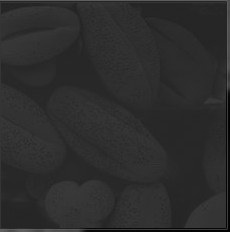
#> input picture Ödev1/Images/img_6.jpg, 230 x 232 px
$ python HistogramGerme.py
#> lines starting #> are read from the running program, lines starting #| are printed output that depends on the picture
#> further down, foto is the input picture: shape (232, 230); min 0, max 101, mean 45.1
import cv2
import numpy as np
import matplotlib.pyplot as plt

def histogramGerme(foto):
    yeni_max = 255
    yeni_min = 0
    old_max = np.max(foto)
#> old_max = 101
    old_min = np.min(foto)
#> old_min = 0
    s = (((yeni_max-yeni_min)/(old_max-old_min))*(foto-old_min)) + yeni_min
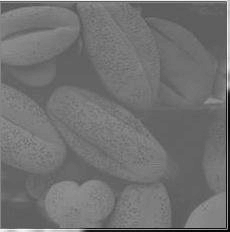
#> s: shape (232, 230) float64; min 0, max 255, mean 113.9
    return s

foto = cv2.imread("./Images/img_6.jpg",0)
yeni_foto = histogramGerme(foto)
plt.imshow(np.hstack((foto,yeni_foto)),cmap="gray")
plt.show()
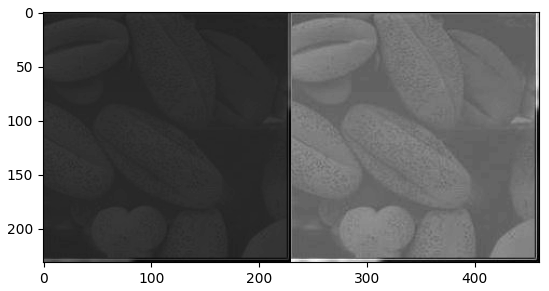
#> figure drawn by matplotlib, 1 panel

$ run again, with Ödev1/Images/img_2.jpg copied over Ödev1/Images/img_6.jpg
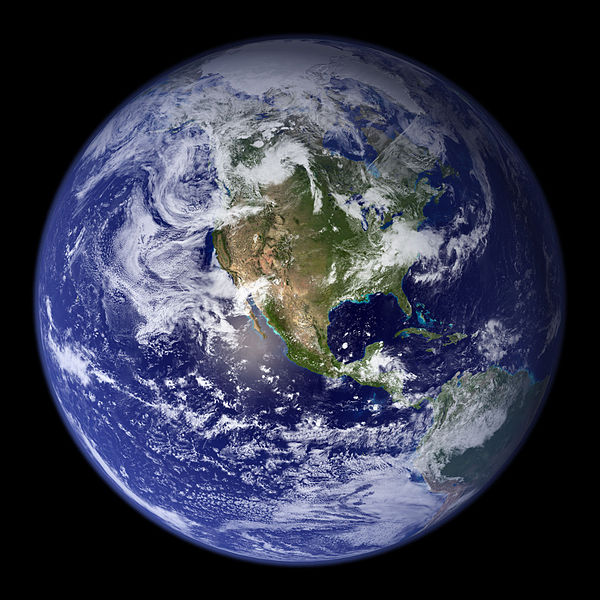
#> input picture Ödev1/Images/img_2.jpg, 600 x 600 px
#> `foto = cv2.imread("./Images/img_6.jpg",0)`:
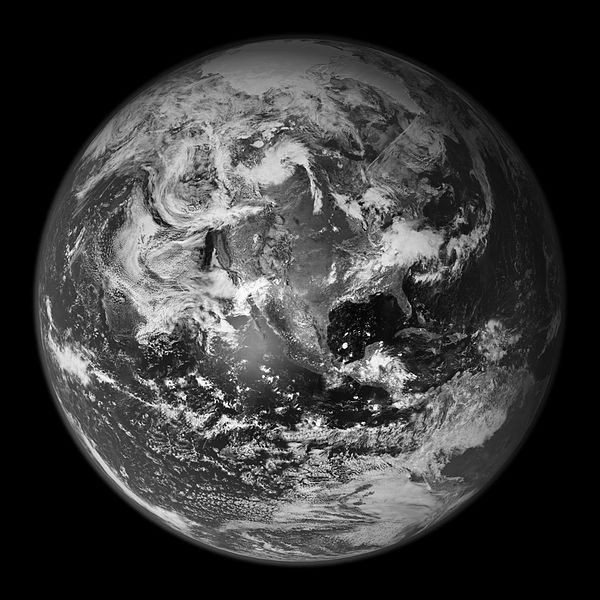
#> foto: shape (600, 600); min 0, max 255, mean 59
#> old_max = 255
#> old_min = 0
#> `plt.show()`:
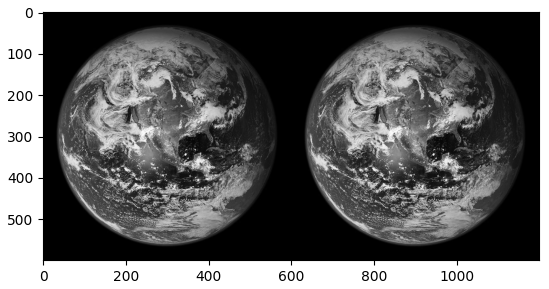
#> figure drawn by matplotlib, 1 panel

$ run again, with Ödev1/Images/img_3.jpg copied over Ödev1/Images/img_6.jpg
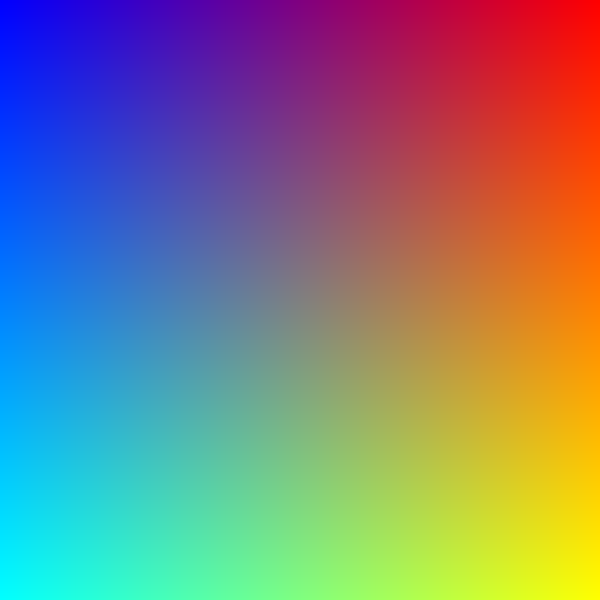
#> input picture Ödev1/Images/img_3.jpg, 600 x 600 px
#> `foto = cv2.imread("./Images/img_6.jpg",0)`:
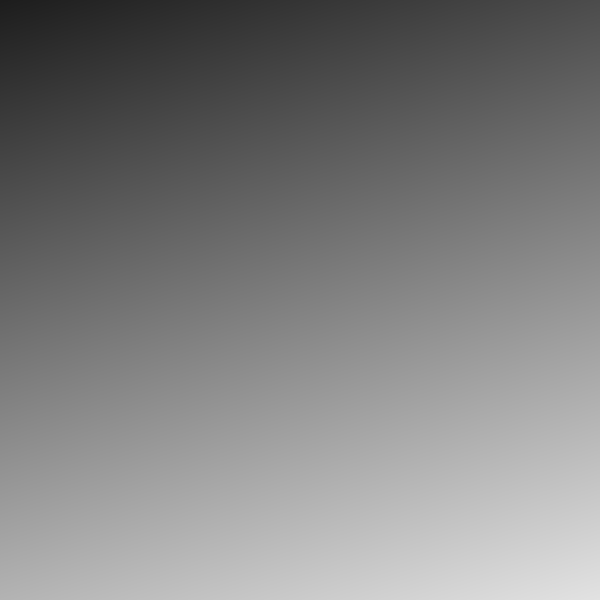
#> foto: shape (600, 600); min 29, max 226, mean 127.3
#> old_max = 226
#> old_min = 29
#> `plt.show()`:
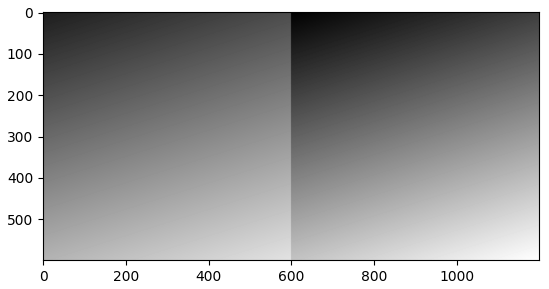
#> figure drawn by matplotlib, 1 panel
